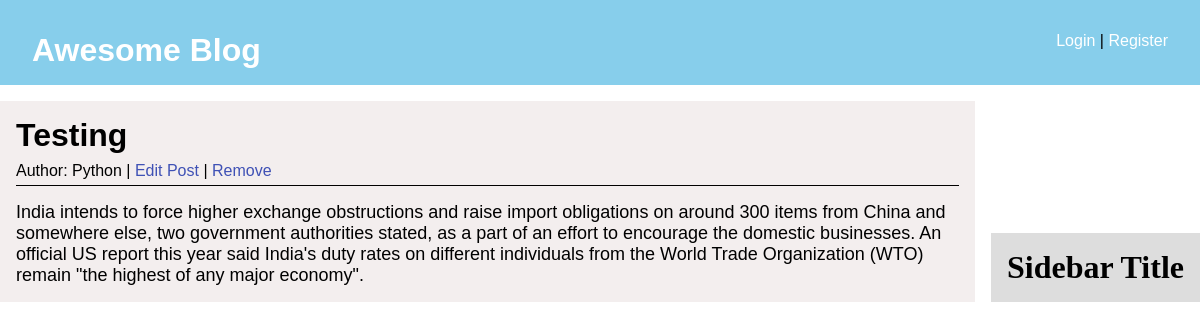
The app's page /article/4/ with its own data.
### blog/models.py (models this page shows, shortened)
class Post(models.Model):
    title = models.CharField(max_length=250)
    author = models.ForeignKey(User, on_delete=models.CASCADE)
    body = models.TextField()

### blog/views.py (the view)
# urls.py: path('article/<int:pk>/', PostDetailView.as_view(), name='post-detail'),
class PostDetailView(DetailView):
    model = Post
    template_name = 'post_detail.html'

### blog/templates/post_detail.html
{% extends 'base.html' %}
{% block content %}
    <div class="post_details">
        <div class="post_info">
            <h1>{{post.title}}</h1>
            <div class="post_detail_meta">
                <p>Author: {{post.author}} | <a href="{% url 'post-edit' post.pk %}"> Edit Post</a> | <a href="{% url 'post-delete' post.pk %}">Remove</a> </p>
            </div>
        </div>
        <div class="post_detail_content">
            {{post.body}}
        </div>
    </div>
{% endblock%}

### static/css/style.css (style rules this page uses)
* { margin: 0; padding: 0; }
a, a:visited { text-decoration: none; color: #fff; }
.post_details { font-family: sans-serif; background: #f3eeee; text-color: black; padding: 1rem; }
.post_detail_meta { margin-top: 0.5rem; }
.post_detail_meta a { color: #3f51b5; }
.post_detail_content { padding-top: 1rem; font-size: 18px; }
.post_info { border-bottom: 1px solid; padding-bottom: 5px; }

### records on screen
Post: title "Testing", author "Python", body "India intends to force higher exchange obstructions and raise import obligations on around 300 items from China and somewhere else, two government authorities stated, as a part of an effort to encourage the domestic businesses. An official US report this year said India's duty rates on different individuals from the World Trade Organization (WTO) remain \"the highest of any major economy\"."
